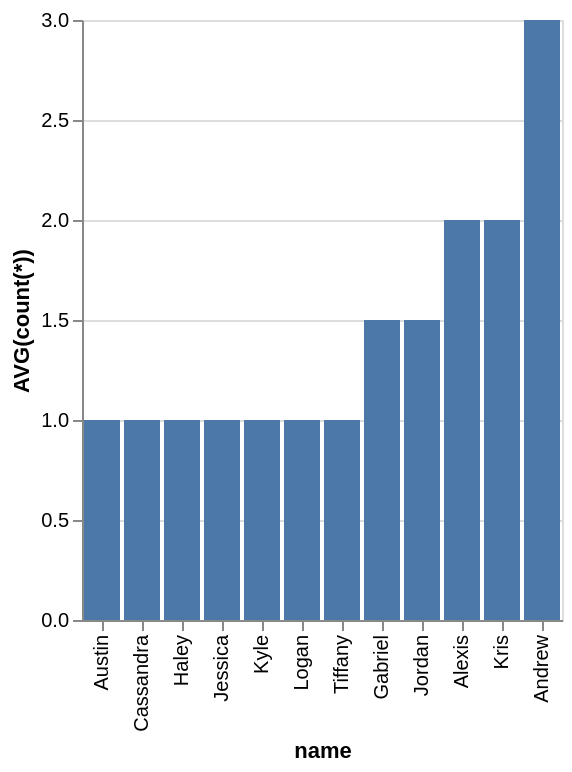

Specify this chart in Vega-Lite:
### Vega-Lite specification from a JSON file in a GitHub repository (floating-point values rounded to 4 significant figures)
{"data": {"values": [{"x_data": "Austin", "y_data": 1}, {"x_data": "Cassandra", "y_data": 1}, {"x_data": "Haley", "y_data": 1}, {"x_data": "Jessica", "y_data": 1}, {"x_data": "Kyle", "y_data": 1}, {"x_data": "Logan", "y_data": 1}, {"x_data": "Tiffany", "y_data": 1}, {"x_data": "Gabriel", "y_data": 1.5}, {"x_data": "Jordan", "y_data": 1.5}, {"x_data": "Alexis", "y_data": 2}, {"x_data": "Kris", "y_data": 2}, {"x_data": "Andrew", "y_data": 3}]}, "mark": "bar", "encoding": {"x": {"field": "x_data", "type": "nominal", "title": "name", "sort": {"op": "sum", "field": "y_data", "order": "ascending"}}, "y": {"field": "y_data", "type": "quantitative", "title": "AVG(count(*))"}}}
